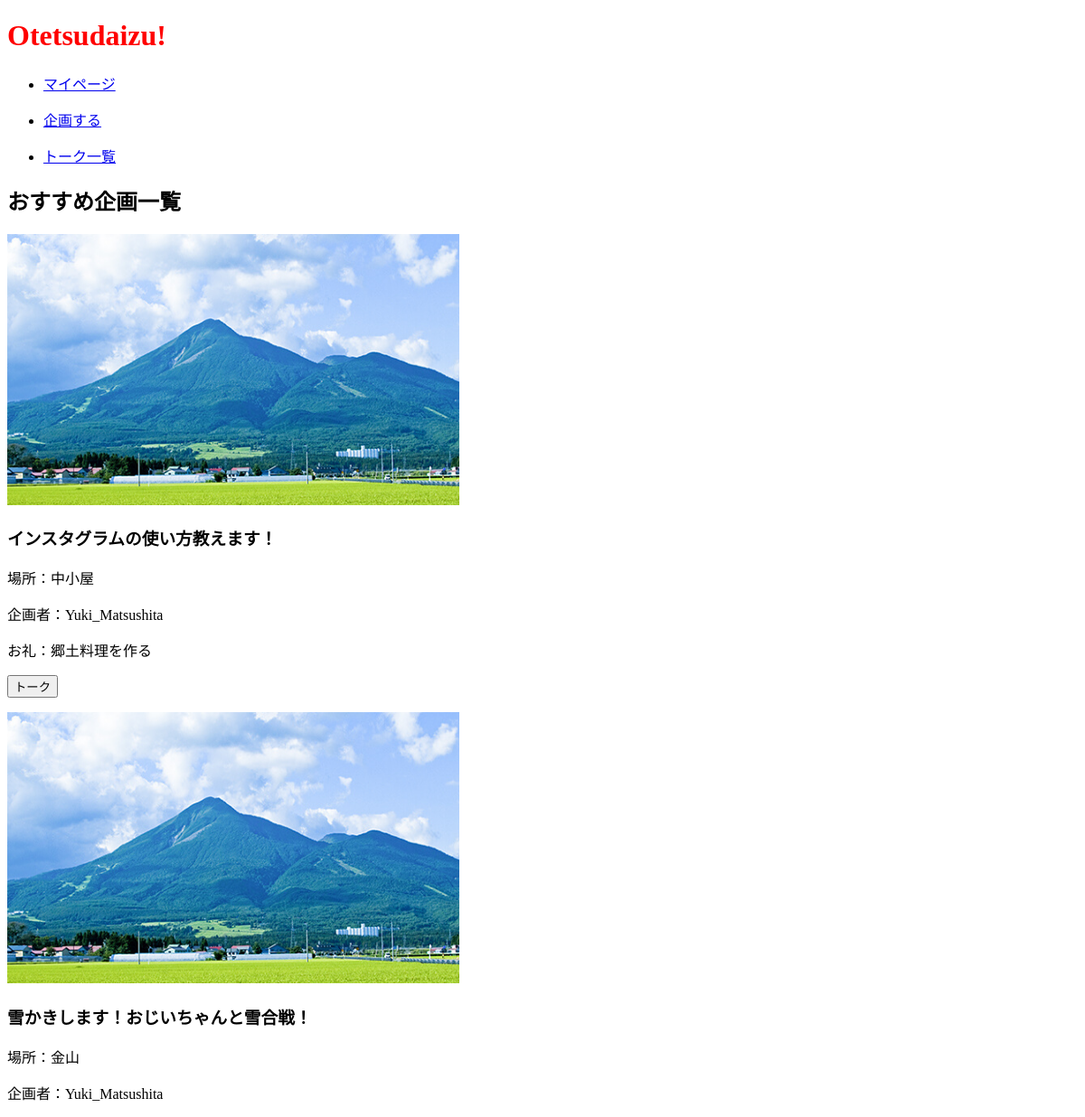
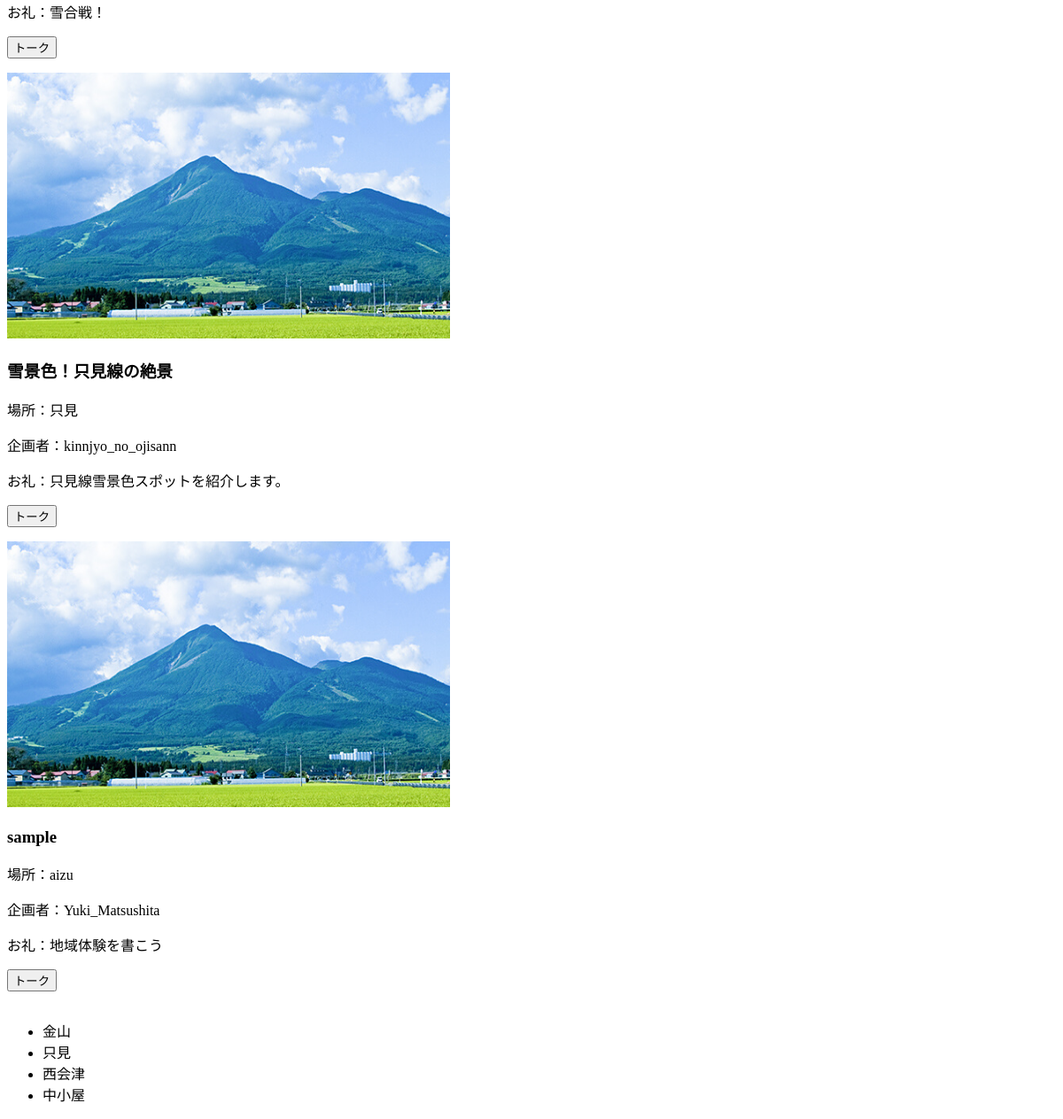
Before: /event/ with the older database file (2 pictures, top to bottom).
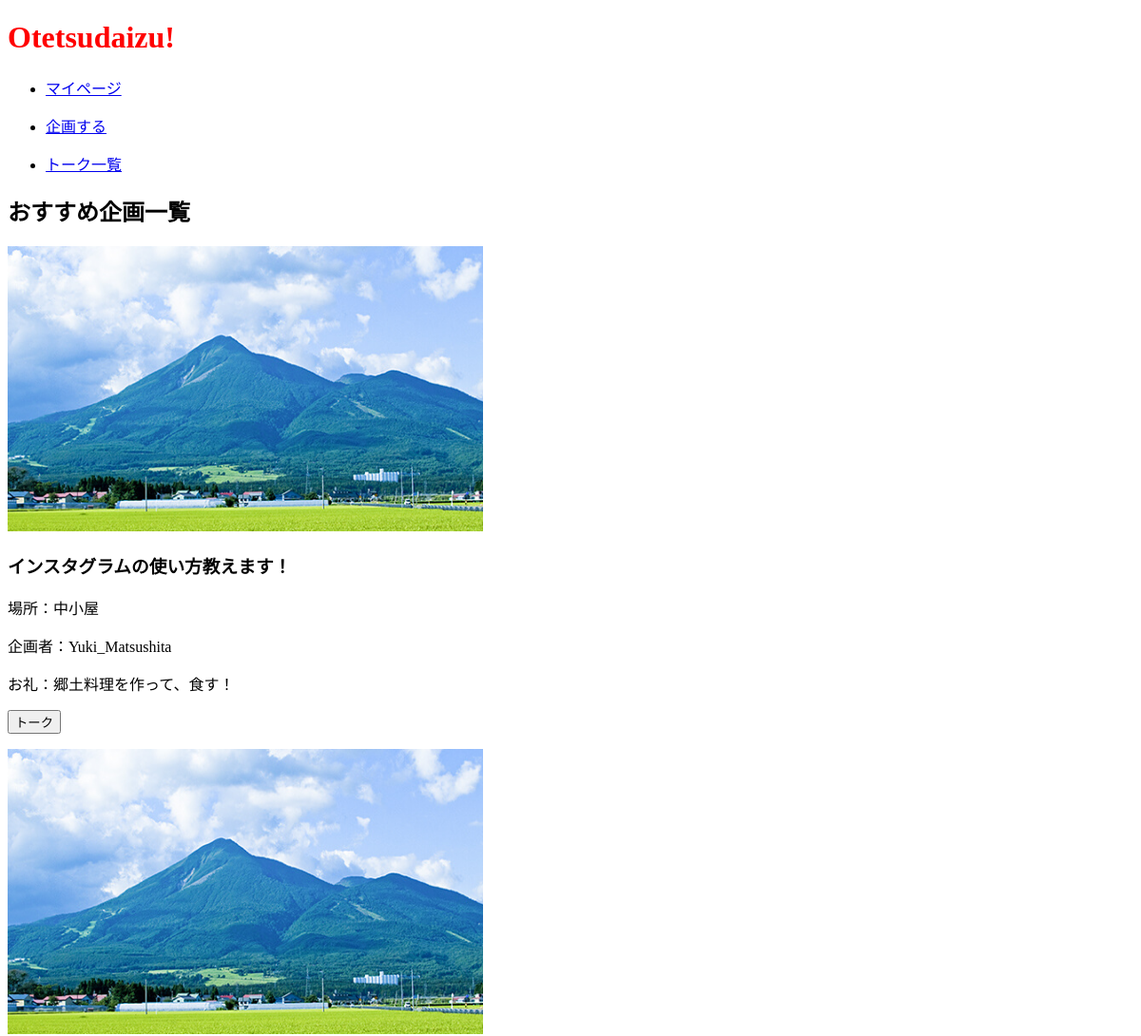
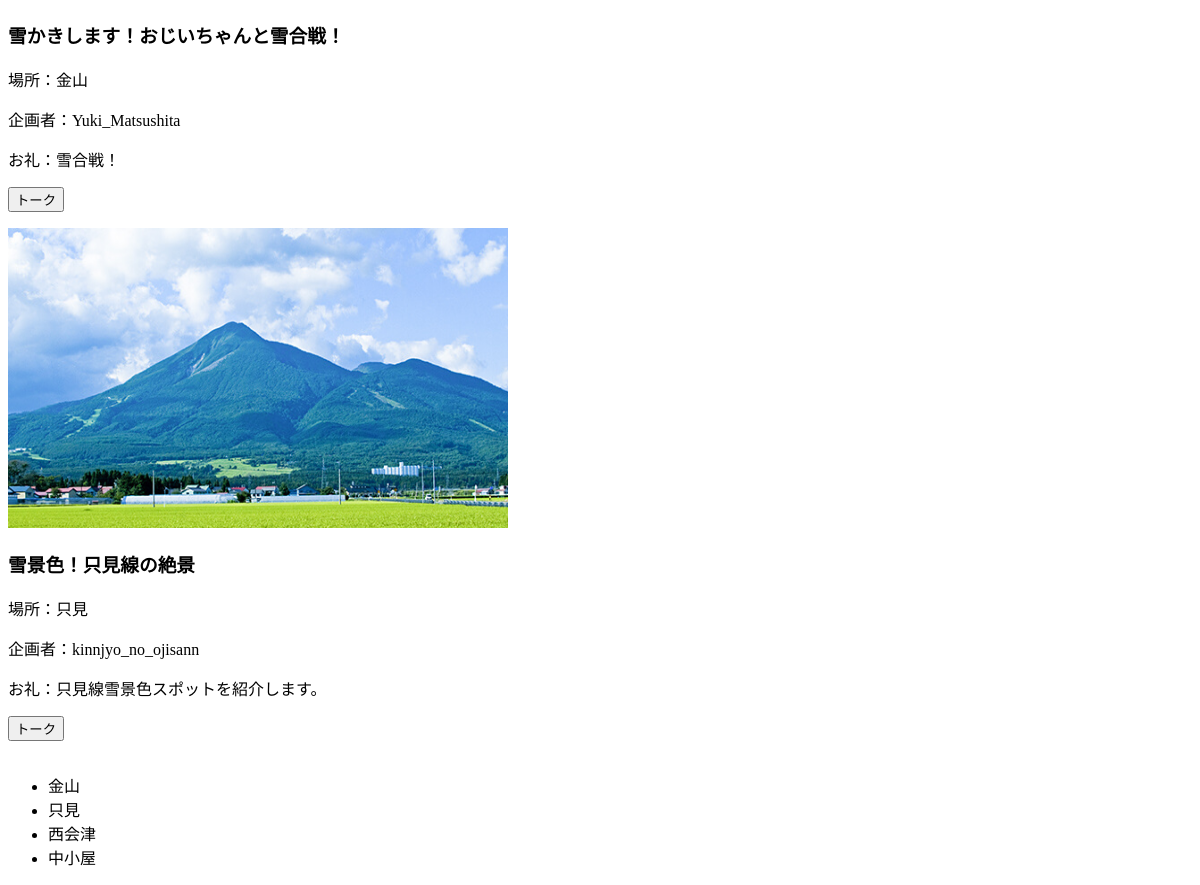
After: the same page with the newer database file (2 pictures, top to bottom).
### polls/models.py (models this page shows, shortened)
class Event(models.Model):
    event_name = models.CharField(max_length=100, default='タイトル')
    picture = models.ImageField(upload_to='media/', blank=True, null=True)
    place = models.CharField(max_length=100, default='地域を選ぼう', null=True)
    help = models.CharField(max_length=200, default='手伝いを書こう')
    parttime = models.IntegerField(default=0)
    join = models.IntegerField(default=0)
    planning_number = models.IntegerField(default=0)
    thanks = models.CharField(max_length=200, default='地域体験を書こう')
    user = models.ForeignKey(User, on_delete=models.SET_NULL, null=True)

class User(models.Model):
    username = models.CharField(max_length=100, default='名前')
    age = models.IntegerField(default=20)
    gender = models.CharField(max_length=10, default='')
    def __str__(self):
        return self.username

### polls/views.py (the view)
# urls.py: path('event/', views.event, name='event'),
def event(request):
    events = Event.objects.all()
    context = {
        'events':events
    }
    template = loader.get_template('polls/event.html')
    return HttpResponse(template.render(context, request))

### polls/templates/polls/event.html (shortened to what this page needs)
{%load bootstrap4 %}
<!DOCTYPE html>
{% load static %}
<html>
<head lang="ja">
    <link rel="stylesheet" type="text/css" href="{% static 'polls/css/event.css'%}">
</head>
<body>
<h1>Otetsudaizu!</h1>
    <table>
        <tbody>
            <ul class="sample3">
                <li><a href="http://127.0.0.1:8000/mypage"><p style="font-size:16px">マイページ</p></a></li>
                <li><a href="http://127.0.0.1:8000/makeevent"><p style="font-size:16px">企画する</p></a></li>
                <li><a href="http://127.0.0.1:8000/talk"><p style="font-size:16px">トーク一覧</p></a></li>
            </ul>
            <h2>おすすめ企画一覧</h2>
            {% if events %}
                {% for event in events%}
                <p class="above">
                    <div class="card">
                        <img src="{% static "polls/images/bandaisan.jpg"%}" width="500" height="300">
                        <div class="container">
                            <h3 class="card-title">{{event.event_name}}</h3>
                            <p class="card-title">場所：{{event.place}}</p>
                            <p class="card-title">企画者：{{event.user}}</p>
                            <p class="card-text">お礼：{{event.thanks}}</p>
                            <button class="talk1" type="submit">トーク</button>
                        </div>
                    </div>
                </p>
                {% endfor %}
            {% else %}
                <tr>
                    <td></td>
                </tr>
            {% endif %}
        </tbody>
    </table>
    <ul class="place">
      <li>金山</li>
      <li>只見</li>
      <li>西会津</li>
      <li>中小屋</li>
    </ul>
</body>
</html>

Changed rows visible on the page:
removed Event: event_name "sample", place "aizu", user "Yuki_Matsushita", thanks "地域体験を書こう"
changed Event "インスタグラムの使い方教えます！": thanks "郷土料理を作る" → "郷土料理を作って、食す！"
